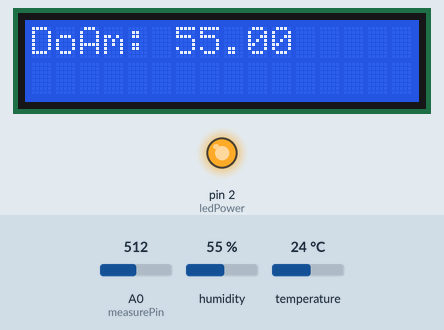
Bench run of a sketch on a simulated Arduino Uno, built with avr-gcc and run on an emulated ATmega328P. Shown: 16×2 character LCD, output pins drawn as LEDs (lit = HIGH). The inputs (shaded band) are chosen by the test bench; at power-on: humidity 55 %, A0 (measurePin) = 512, temperature 24 °C. What the sketch prints to the serial monitor is not drawn.

Above: at 1.2 s.
1.3 s: humidity set to 22 %
At 12.3 s:
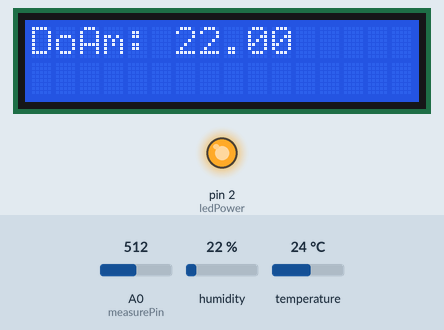
15.3 s: A0 (measurePin) set to 716
At 28.5 s:
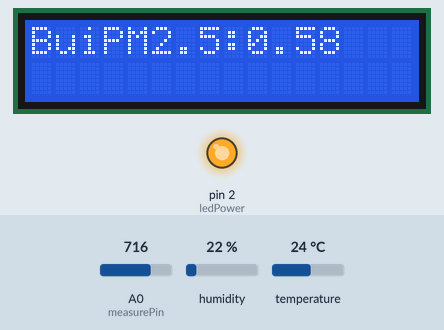
28.8 s: temperature set to 12 °C
At 35.1 s:
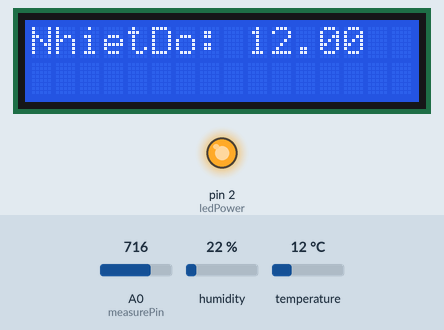
38.8 s: A0 (measurePin) set to 900
At 48.6 s:
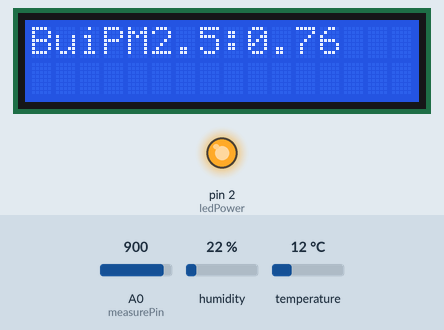
52.8 s: humidity set to 40 %
At 62.8 s:
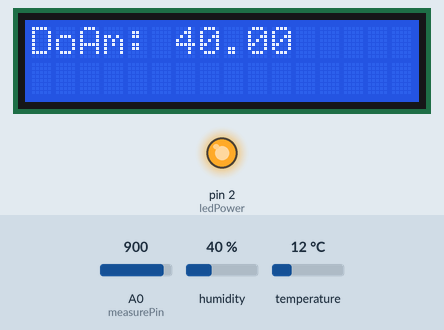
66.1 s: A0 (measurePin) set to 1023
At 79.0 s:
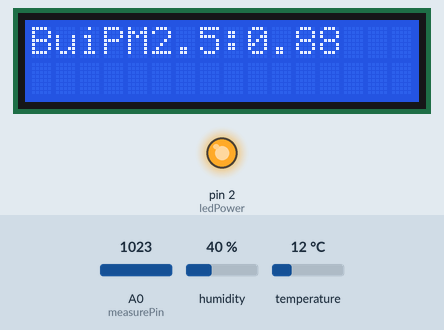
Timing chart, 0 to 80.2 s (numbered marks = the images above; inputs shaded):
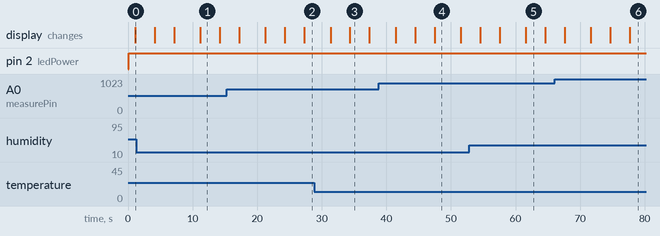

Measured:
- what the display in image 1 shows lasts 3.0 s, from 11.2 s to 14.2 s
- what the display in image 4 shows lasts 4.0 s, from 47.5 s to 51.5 s

The sketch:

TBDCLKK.ino
```cpp
#include <Wire.h>
#include <LiquidCrystal_I2C.h>
LiquidCrystal_I2C lcd(0X27,16,2); //SCL A5 SDA A4
#include "DHT.h"
const int DHTPIN = 4;
const int DHTTYPE = DHT11;
DHT dht(DHTPIN, DHTTYPE);
int measurePin = A0; //Connect dust sensor to Arduino A0 pin
int ledPower = 2;   //Connect 3 led driver pins of dust sensor to Arduino D2

int samplingTime = 280;
int deltaTime = 40;
int sleepTime = 9680;

float voMeasured = 0;
float calcVoltage = 0;
float dustDensity = 0;
void setup() {
  Serial.begin(9600);
  pinMode(ledPower,OUTPUT);
  dht.begin();
  lcd.init();
  lcd.backlight();
}
void loop() {
  float h = dht.readHumidity();
  float t = dht.readTemperature();
  Serial.print("Nhiet do: ");
  Serial.println(t);
  Serial.print("Do am: ");
  Serial.println(h);

   digitalWrite(ledPower,LOW); // power on the LED
  delayMicroseconds(samplingTime);

  voMeasured = analogRead(measurePin); // read the dust value

  delayMicroseconds(deltaTime);
  digitalWrite(ledPower,HIGH); // turn the LED off
  delayMicroseconds(sleepTime);
  calcVoltage = voMeasured * (5.0 / 1024.0);
  dustDensity = (calcVoltage - 0.6) * 0.2;
  Serial.println(dustDensity); // unit: ug/m3
  delay(1000);
   lcd.clear();
   lcd.print("DoAm:");
   lcd.setCursor(6,0);
   lcd.print(h);
   delay(3000);
   lcd.clear();
   lcd.print("NhietDo:");
   lcd.setCursor(9,0);
   lcd.print(t);
   delay(3000);
  lcd.clear();
  lcd.print("BuiPM2.5:");
   lcd.setCursor(9,0);
   lcd.print(dustDensity);
  delay(3000);
}
```
